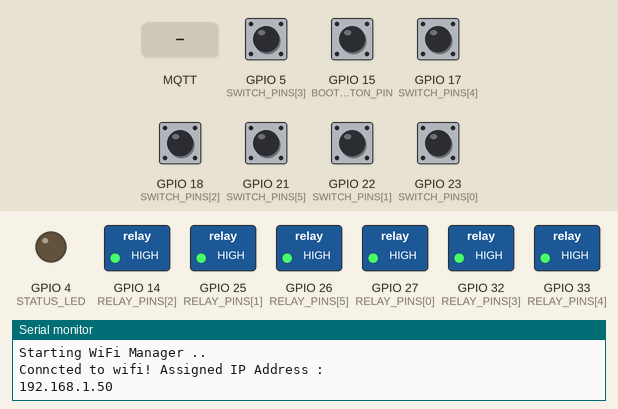
This program was run on a simulated ESP32. Parts: switched loads named in the program (green lamp = pin HIGH), output pins drawn as LEDs (lit = HIGH), the last lines printed to the serial monitor. Dashed ring = blinking. The test bench sets the inputs (shaded band); at power-on: GPIO 5 (SWITCH_PINS[3]), GPIO 15 (BOOT_BUTTON_PIN), GPIO 17 (SWITCH_PINS[4]), GPIO 18 (SWITCH_PINS[2]), GPIO 21 (SWITCH_PINS[5]), GPIO 22 (SWITCH_PINS[1]), GPIO 23 (SWITCH_PINS[0]) HIGH. WiFi joins after 1.5 s; servers stay silent unless stated; EEPROM starts erased; no MQTT or app messages arrive unless stated.

Above: at 2.7 s.
2.8 s: GPIO 5 (SWITCH_PINS[3]) pulled LOW for 0.15 s
At 2.92 s:
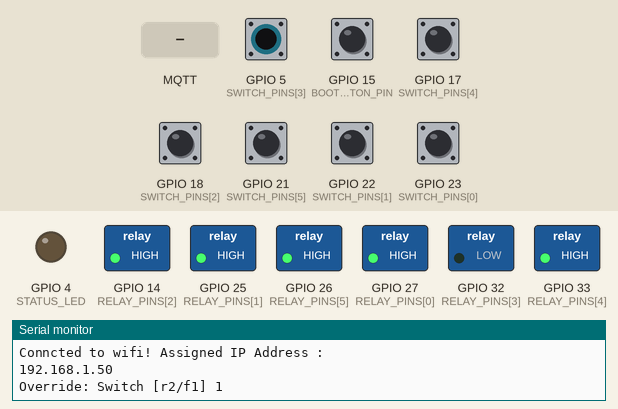
4.5 s: GPIO 17 (SWITCH_PINS[4]) pulled LOW for 0.15 s
At 4.63 s:
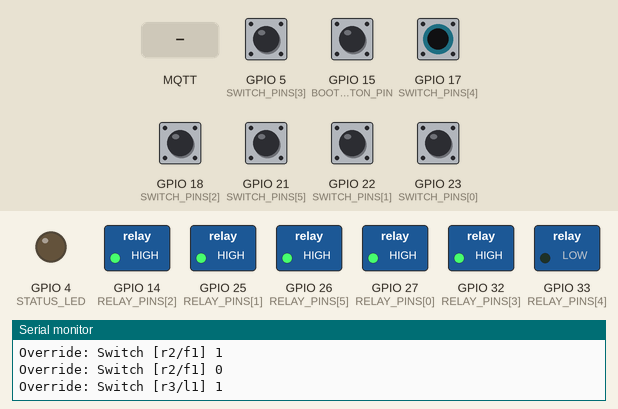
6.2 s: GPIO 21 (SWITCH_PINS[5]) pulled LOW for 0.15 s
At 6.33 s:
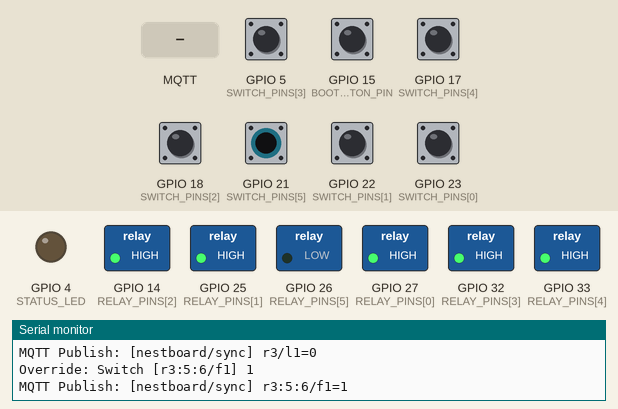
7.9 s: MQTT message "5" arrives on the first subscribed topic
At 9.0 s:
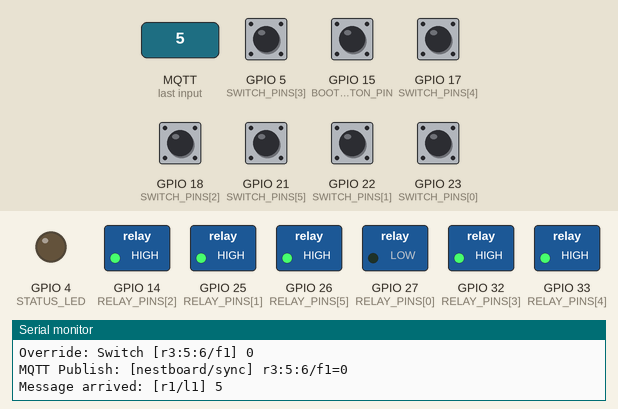
9.4 s: GPIO 15 (BOOT_BUTTON_PIN) pulled LOW for 1 s
At 9.65 s:
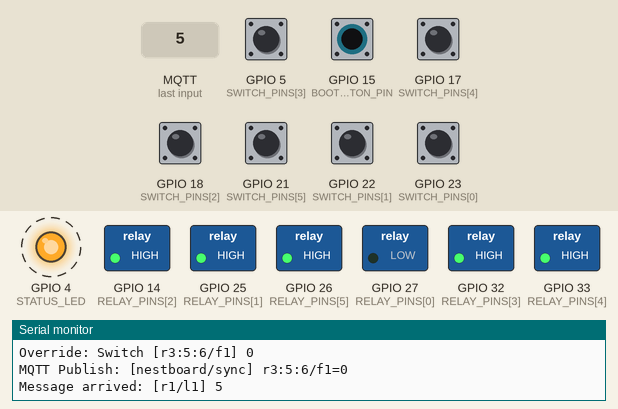
12.4 s: GPIO 18 (SWITCH_PINS[2]) pulled LOW for 0.15 s
At 12.53 s:
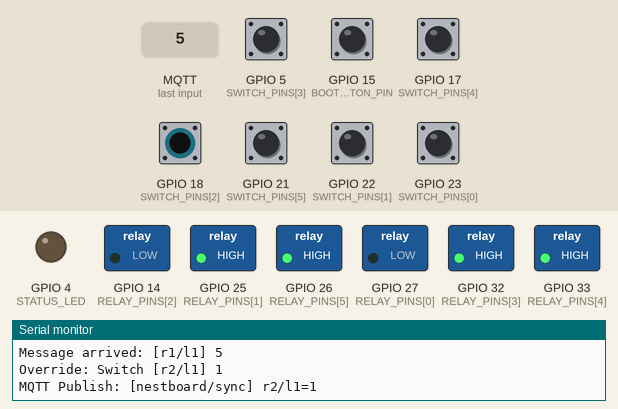
Timing chart, 0 to 15.1 s (numbered marks = the images above; inputs shaded):
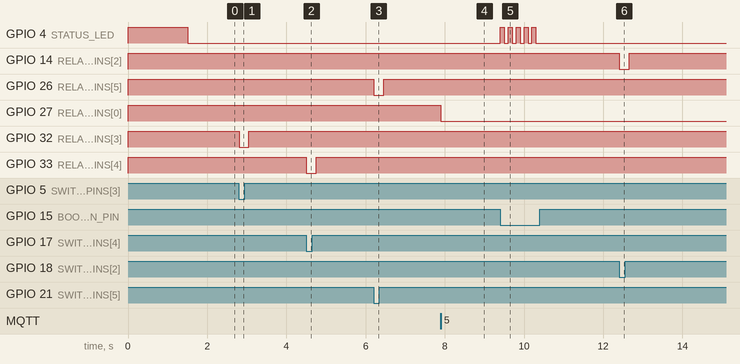

Measured:
- after the input at 2.8 s, GPIO 32 (RELAY_PINS[3]): HIGH → LOW at once, → HIGH 0.25 s later
- after the input at 4.5 s, GPIO 33 (RELAY_PINS[4]): HIGH → LOW at once, → HIGH 0.25 s later
- after the input at 6.2 s, GPIO 26 (RELAY_PINS[5]): HIGH → LOW at once, → HIGH 0.25 s later
- after the input at 7.9 s, GPIO 27 (RELAY_PINS[0]): HIGH → LOW at once
- after the input at 9.4 s, GPIO 4 (STATUS_LED): alternates HIGH for 0.10 s and LOW for 0.10 s, 10 changes in all, then stays LOW, starting at once
- after the input at 12.4 s, GPIO 14 (RELAY_PINS[2]): HIGH → LOW at once, → HIGH 0.25 s later

The program:

main.cpp
```cpp
#include <Arduino.h>
#include <Preferences.h>
#include <PubSubClient.h>
#include <WiFi.h>
#include <WiFiManager.h>

#include "comms.h"
#include "config.h"
#include "soc/rtc_cntl_reg.h"
#include "soc/soc.h"

//  ----- VARIABLES -----------
bool last_switch_state[N_DEVICES];
unsigned long debounce_time[N_DEVICES];
bool mqtt_pending_updates[N_DEVICES] = {false};

void check_reset();
void detect_switchboard();
void sync_server();
// ---------------------------

void setup() {
    Serial.begin(115200);

    Serial.println("Boo im an updated firmware!!!");

    pinMode(STATUS_LED, OUTPUT);
    digitalWrite(STATUS_LED, HIGH);
    pinMode(BOOT_BUTTON_PIN, INPUT_PULLUP);

    prefs.begin("relay-states", false);
    for (unsigned int i = 0; i < N_DEVICES; ++i) {
        pinMode(RELAY_PINS[i], OUTPUT);

        char key[4];
        snprintf(key, sizeof(key), "r%d", i + 1);
        int stored_state = prefs.getInt(key, HIGH); // Default off
        digitalWrite(RELAY_PINS[i], stored_state);
        Serial.printf("Stored %s, %d -- ", key, stored_state);

        pinMode(SWITCH_PINS[i], INPUT_PULLUP);
        last_switch_state[i] = digitalRead(SWITCH_PINS[i]);
        debounce_time[i] = 0;
    }
    Serial.println();

    connect_to_wifi();

    static const char *root_ca PROGMEM = R"EOF(
-----BEGIN CERTIFICATE-----
MIIFazCCA1OgAwIBAgIRAIIQz7DSQONZRGPgu2OCiwAwDQYJKoZIhvcNAQELBQAw
TzELMAkGA1UEBhMCVVMxKTAnBgNVBAoTIEludGVybmV0IFNlY3VyaXR5IFJlc2Vh
cmNoIEdyb3VwMRUwEwYDVQQDEwxJU1JHIFJvb3QgWDEwHhcNMTUwNjA0MTEwNDM4
WhcNMzUwNjA0MTEwNDM4WjBPMQswCQYDVQQGEwJVUzEpMCcGA1UEChMgSW50ZXJu
ZXQgU2VjdXJpdHkgUmVzZWFyY2ggR3JvdXAxFTATBgNVBAMTDElTUkcgUm9vdCBY
MTCCAiIwDQYJKoZIhvcNAQEBBQADggIPADCCAgoCggIBAK3oJHP0FDfzm54rVygc
h77ct984kIxuPOZXoHj3dcKi/vVqbvYATyjb3miGbESTtrFj/RQSa78f0uoxmyF+
0TM8ukj13Xnfs7j/EvEhmkvBioZxaUpmZmyPfjxwv60pIgbz5MDmgK7iS4+3mX6U
A5/TR5d8mUgjU+g4rk8Kb4Mu0UlXjIB0ttov0DiNewNwIRt18jA8+o+u3dpjq+sW
T8KOEUt+zwvo/7V3LvSye0rgTBIlDHCNAymg4VMk7BPZ7hm/ELNKjD+Jo2FR3qyH
B5T0Y3HsLuJvW5iB4YlcNHlsdu87kGJ55tukmi8mxdAQ4Q7e2RCOFvu396j3x+UC
B5iPNgiV5+I3lg02dZ77DnKxHZu8A/lJBdiB3QW0KtZB6awBdpUKD9jf1b0SHzUv
KBds0pjBqAlkd25HN7rOrFleaJ1/ctaJxQZBKT5ZPt0m9STJEadao0xAH0ahmbWn
OlFuhjuefXKnEgV4We0+UXgVCwOPjdAvBbI+e0ocS3MFEvzG6uBQE3xDk3SzynTn
jh8BCNAw1FtxNrQHusEwMFxIt4I7mKZ9YIqioymCzLq9gwQbooMDQaHWBfEbwrbw
qHyGO0aoSCqI3Haadr8faqU9GY/rOPNk3sgrDQoo//fb4hVC1CLQJ13hef4Y53CI
rU7m2Ys6xt0nUW7/vGT1M0NPAgMBAAGjQjBAMA4GA1UdDwEB/wQEAwIBBjAPBgNV
HRMBAf8EBTADAQH/MB0GA1UdDgQWBBR5tFnme7bl5AFzgAiIyBpY9umbbjANBgkq
hkiG9w0BAQsFAAOCAgEAVR9YqbyyqFDQDLHYGmkgJykIrGF1XIpu+ILlaS/V9lZL
ubhzEFnTIZd+50xx+7LSYK05qAvqFyFWhfFQDlnrzuBZ6brJFe+GnY+EgPbk6ZGQ
3BebYhtF8GaV0nxvwuo77x/Py9auJ/GpsMiu/X1+mvoiBOv/2X/qkSsisRcOj/KK
NFtY2PwByVS5uCbMiogziUwthDyC3+6WVwW6LLv3xLfHTjuCvjHIInNzktHCgKQ5
ORAzI4JMPJ+GslWYHb4phowim57iaztXOoJwTdwJx4nLCgdNbOhdjsnvzqvHu7Ur
TkXWStAmzOVyyghqpZXjFaH3pO3JLF+l+/+sKAIuvtd7u+Nxe5AW0wdeRlN8NwdC
jNPElpzVmbUq4JUagEiuTDkHzsxHpFKVK7q4+63SM1N95R1NbdWhscdCb+ZAJzVc
oyi3B43njTOQ5yOf+1CceWxG1bQVs5ZufpsMljq4Ui0/1lvh+wjChP4kqKOJ2qxq
4RgqsahDYVvTH9w7jXbyLeiNdd8XM2w9U/t7y0Ff/9yi0GE44Za4rF2LN9d11TPA
mRGunUHBcnWEvgJBQl9nJEiU0Zsnvgc/ubhPgXRR4Xq37Z0j4r7g1SgEEzwxA57d
emyPxgcYxn/eR44/KJ4EBs+lVDR3veyJm+kXQ99b21/+jh5Xos1AnX5iItreGCc=
-----END CERTIFICATE-----
)EOF";

    espClient.setCACert(root_ca);
    client.setServer(mqtt_server, atoi(mqtt_port));
    client.setCallback(callback);
}

void loop() {
    wm.process();
    check_reset();
    detect_switchboard();
    if (WiFi.status() != WL_CONNECTED) {
        wifi_reconnect();
    } else if (!client.connected()) {
        mqtt_reconnect();
    } else {
        digitalWrite(STATUS_LED, LOW);
        client.loop();
    }

    if (WiFi.status() == WL_CONNECTED && client.connected()) {
        sync_server();
    }
}

void detect_switchboard() {
    static unsigned long last_scan = 0;

    if (millis() - last_scan < 5)
        return;

    last_scan = millis();

    unsigned long now = millis();

    for (int i = 0; i < N_DEVICES; i++) {
        bool current = digitalRead(SWITCH_PINS[i]);

        if (current == last_switch_state[i])
            continue;

        if (now - debounce_time[i] < DEBOUNCE_DELAY)
            continue;

        debounce_time[i] = now;
        last_switch_state[i] = current;
        digitalWrite(RELAY_PINS[i], current);

        char key[4];
        snprintf(key, sizeof(key), "r%d", i + 1);
        prefs.putInt(key, current);

        mqtt_pending_updates[i] = true;

        Serial.printf("Override: Switch [%s] %d\n", MQTT_TOPICS[i], !current);
    }
}

void sync_server() {
    for (int i = 0; i < N_DEVICES; ++i) {
        if (mqtt_pending_updates[i]) {
            mqtt_pending_updates[i] = false;

            const char *state = (digitalRead(RELAY_PINS[i]) == LOW) ? "1" : "0";
            char payload[32];
            snprintf(payload, sizeof(payload), "%s=%s", MQTT_TOPICS[i], state);
            client.publish(SYNC_SERVER_TOPIC, payload);
            Serial.printf("MQTT Publish: [%s] %s\n", SYNC_SERVER_TOPIC,
                          payload);
        }
    }
}

void check_reset() {
    if (digitalRead(BOOT_BUTTON_PIN) == LOW) {
        unsigned long start_time = millis();
        while (digitalRead(BOOT_BUTTON_PIN) == LOW) {
            digitalWrite(STATUS_LED, !digitalRead(STATUS_LED));
            delay(100);

            if (millis() - start_time > RESET_HOLD_TIME) {
                Serial.println("\n----- FACTORY RESETTING -------\n");
                wm.resetSettings();

                digitalWrite(STATUS_LED, HIGH);

                prefs.begin("nestboard-cfg", false);
                prefs.clear();
                prefs.end();

                delay(2000);
                digitalWrite(STATUS_LED, LOW);

                Serial.println("\n -------- RESTARTING -------\n");
                delay(1000);
                ESP.restart();
            }
        }
        digitalWrite(STATUS_LED, LOW);
    }
}
```

comms.h
```cpp
#pragma once
#include <WiFiClientSecure.h>

void connect_to_wifi();
void wifi_reconnect();

void callback(char* topic, byte* payload, unsigned int length);
void mqtt_reconnect();

extern char mqtt_username[64];
extern char mqtt_pass[32];
extern char mqtt_server[128];
extern char mqtt_port[6];
// extern char mqtt_client_id[64];
extern bool update_config;

extern WiFiClientSecure espClient;
extern PubSubClient client;
extern WiFiManager wm;
extern Preferences prefs;

extern WiFiManagerParameter param_mqtt_user;
extern WiFiManagerParameter param_mqtt_pass;
extern WiFiManagerParameter param_mqtt_server;
extern WiFiManagerParameter param_mqtt_port;
extern WiFiManagerParameter param_mqtt_id;
```

comms.cpp
```cpp
#include <HTTPUpdate.h>
#include <Preferences.h>
#include <PubSubClient.h>
#include <WiFi.h>
#include <WiFiClientSecure.h>
#include <WiFiManager.h>

#include "comms.h"
#include "config.h"

WiFiClientSecure espClient;
PubSubClient client(espClient);
WiFiManager wm;
Preferences prefs;

char mqtt_username[64] = "test";
char mqtt_pass[32] = "testtest";
char mqtt_server[128] = "8d05a36cd6004e98b1164a0f2d05cbba.s1.eu.hivemq.cloud";
char mqtt_port[6] = "8883";
// char mqtt_client_id[64] = "ESP32_Nestboard_1";
bool update_config = false;

WiFiManagerParameter param_mqtt_user("username", "MQTT Username", mqtt_username,
                                     64);
WiFiManagerParameter param_mqtt_pass("password", "MQTT Password", mqtt_pass,
                                     32);
WiFiManagerParameter param_mqtt_server("server", "MQTT Server IP", mqtt_server,
                                       128);
WiFiManagerParameter param_mqtt_port("port", "MQTT Port", mqtt_port, 6);
WiFiManagerParameter param_mqtt_id("client_id", "MQTT Client ID",
                                   mqtt_client_id, 64);

void update_cfg_callback() { update_config = true; }

void connect_to_wifi() {
    prefs.begin("nestboard-cfg", false);

    String pref_username = prefs.getString("mq_user", "test");
    String pref_pass = prefs.getString("mq_pass", "testtest");
    String pref_server = prefs.getString(
        "mq_server", "8d05a36cd6004e98b1164a0f2d05cbba.s1.eu.hivemq.cloud");
    String pref_port = prefs.getString("mq_port", "8883");
    String pref_client_id = prefs.getString("mq_id", mqtt_client_id);

    strcpy(mqtt_username, pref_username.c_str());
    strcpy(mqtt_pass, pref_pass.c_str());
    digitalWrite(STATUS_LED, HIGH);
    strcpy(mqtt_server, pref_server.c_str());
    strcpy(mqtt_port, pref_port.c_str());
    strcpy(mqtt_client_id, pref_client_id.c_str());

    wm.setConfigPortalTimeout(120);
    wm.setConfigPortalBlocking(false);
    wm.setSaveConfigCallback(update_cfg_callback);
    wm.setConnectTimeout(10);

    wm.addParameter(&param_mqtt_user);
    wm.addParameter(&param_mqtt_pass);
    wm.addParameter(&param_mqtt_server);
    wm.addParameter(&param_mqtt_port);
    wm.addParameter(&param_mqtt_id);

    Serial.print("Starting WiFi Manager ..");
    digitalWrite(STATUS_LED, HIGH);

    if (!wm.autoConnect("Nestboard-Setup")) {
        Serial.println(
            "Config Portal timeout or failure. Starting offline ...");
        digitalWrite(STATUS_LED, LOW);
        return;
    }

    digitalWrite(STATUS_LED, LOW);
    Serial.println("\nConncted to wifi! Assigned IP Address : ");
    Serial.println(WiFi.localIP());

    if (update_config) {
        strcpy(mqtt_username, param_mqtt_user.getValue());
        strcpy(mqtt_pass, param_mqtt_pass.getValue());
        strcpy(mqtt_server, param_mqtt_server.getValue());
        strcpy(mqtt_port, param_mqtt_port.getValue());
        strcpy(mqtt_client_id, param_mqtt_id.getValue());

        prefs.putString("mq_user", String(mqtt_username));
        prefs.putString("mq_pass", String(mqtt_pass));
        prefs.putString("mq_server", String(mqtt_server));
        prefs.putString("mq_port", String(mqtt_port));
        prefs.putString("mq_id", String(mqtt_client_id));
        Serial.println("Updated Configuration!");
    }
    prefs.end();
}

void wifi_reconnect() {
    digitalWrite(STATUS_LED, HIGH);
    static unsigned long lastAttempt = 0;
    unsigned long now = millis();
    if (now - lastAttempt < 10000)
        return;
    lastAttempt = now;

    Serial.println("WiFi lost, reconnecting..");
    WiFi.begin();
}

void mqtt_reconnect() {
    static unsigned long lastAttempt = 0;
    unsigned long now = millis();
    if (now - lastAttempt < 5000)
        return;
    lastAttempt = now;

    Serial.print("MQTT connection lost, reconnecting...");

    if (client.connect(mqtt_client_id, mqtt_username, mqtt_pass)) {
        Serial.println("MQTT Connected!");
        for (int i = 0; i < N_DEVICES; i++) {
            client.subscribe(MQTT_TOPICS[i], 1);
        }
        client.subscribe(FIRMWARE_UPDATE_TOPIC, 1);
    } else {
        Serial.printf("MQTT Failed, rc=%d. Try again in 5 seconds.\n",
                      client.state());
    }
}

// -------------- MQTT --------------
void update_ota(const char *url) {
    Serial.printf("Starting OTA update from URL: %s\n", url);

    client.disconnect();

    WiFiClientSecure updateClient;
    updateClient.setInsecure();
    t_httpUpdate_return ret = httpUpdate.update(updateClient, url);
    switch (ret) {
    case HTTP_UPDATE_FAILED:
        Serial.printf("OTA Failed (%d): %s\n", httpUpdate.getLastError(),
                      httpUpdate.getLastErrorString().c_str());
        break;
    case HTTP_UPDATE_NO_UPDATES:
        Serial.println("No new updates available.");
        break;
    case HTTP_UPDATE_OK:
        Serial.println("OTA Successful! Rebooting...");
        // The ESP32 usually restarts automatically on success, but just in
        // case:
        ESP.restart();
        break;
    }
    return;
}

void callback(char *topic, byte *payload, unsigned int length) {
    char message[256];
    if (length > 255)
        length = 255;
    memcpy(message, payload, length);
    message[length] = '\0';
    Serial.printf("Message arrived: [%s] %s\n", topic, message);

    if (strcmp(topic, FIRMWARE_UPDATE_TOPIC) == 0) {
        update_ota(message);
        return;
    }

    int target_state = atoi(message);
    target_state = !target_state;
    for (int i = 0; i < N_DEVICES; ++i) {
        if (strcmp(topic, MQTT_TOPICS[i]) == 0) {
            if (digitalRead(RELAY_PINS[i]) == target_state)
                break;

            digitalWrite(RELAY_PINS[i], target_state);
            // save to memory
            prefs.begin("relay-states", false);
            char key[4];
            snprintf(key, sizeof(key), "r%d", i + 1);
            prefs.putInt(key, target_state);
            prefs.end();
        }
    }
}
```

config.h
```cpp
#pragma once

#define STATUS_LED 4
#define BOOT_BUTTON_PIN 15
#define RESET_HOLD_TIME 5000

#define N_DEVICES 6
#define DEBOUNCE_DELAY 250
#define SYNC_SERVER_TOPIC "nestboard/sync"

#define DEVICE_1
#ifdef DEVICE_1
#define FIRMWARE_UPDATE_TOPIC "nestboard/firmware/update/1"

inline char mqtt_client_id[64] = "Nestboard_1";
inline const int RELAY_PINS[N_DEVICES] = {27, 25, 14, 32, 33, 26};
inline const int SWITCH_PINS[N_DEVICES] = {23, 22, 18, 5, 17, 21};
inline const char *MQTT_TOPICS[N_DEVICES] = {
  "r1/l1", "r1/f1",
  "r2/l1", "r2/f1",
  "r3/l1", "r3:5:6/f1",
};
#elif defined(DEVICE_2)
#define FIRMWARE_UPDATE_TOPIC "nestboard/firmware/update/2"

inline char mqtt_client_id[64] = "Nestboard_2";
inline const int RELAY_PINS[N_DEVICES] = {25, 27, 32, 14, 33, 14};
inline const int SWITCH_PINS[N_DEVICES] = {23, 22, 21, 18, 5, 17};
inline const char *MQTT_TOPICS[N_DEVICES] = {
  "r4/l1", "r4/f1",
  "r5/l1", "r3:5:6/f1",
  "r6/l1", "r3:5:6/f1",
};
#endif

// inline const int RELAY_PINS[N_DEVICES] = {14, 27, 26, 25, 33, 32};
// inline const int SWITCH_PINS[N_DEVICES] = {23, 22, 21, 18, 5, 17};
```
